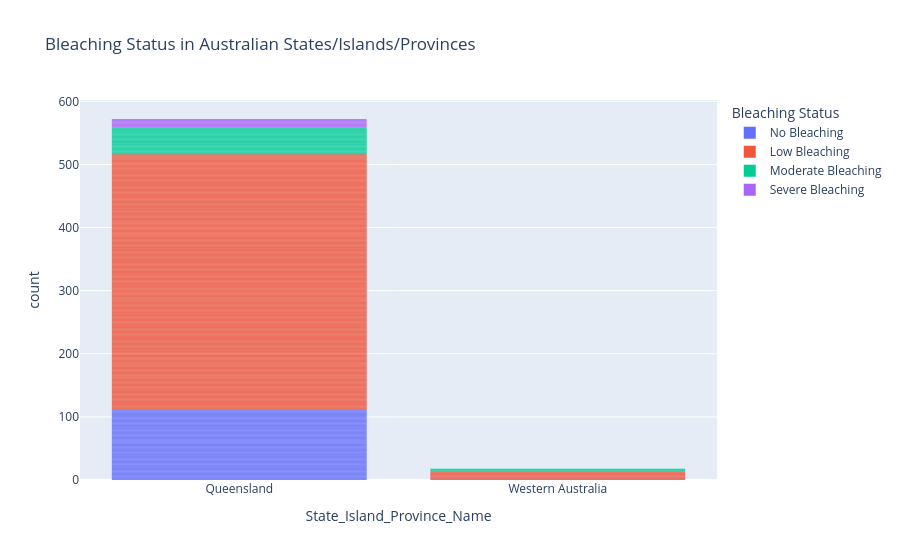

This figure's notebook cell:
### Code cell
# OBJECTIVE 1
# compare bleaching_status in the State_Island_Province_Name of Australia using bar graph

df_baustralia=df[df["Country_Name"]=="Australia"]
df_baustralia=df_baustralia[["Country_Name", "State_Island_Province_Name", "Bleaching_Status"]]

fig=px.bar(
    df_baustralia,
    x="State_Island_Province_Name",
    color="Bleaching_Status",
    title="Bleaching Status in Australian States/Islands/Provinces",
    labels={"Bleaching_Status": "Bleaching Status"},
)
fig.update_traces(dict(marker_line_width=0))
fig.show()

### Figure 1 — Plotly figure (JSON) as saved in the notebook; plotly's stock layout.template omitted (floating-point values rounded to 4 significant figures; data arrays with more than 128 entries replaced by an {"elided": "..."} marker saying what was removed)
{"data": [{"alignmentgroup": "True", "hovertemplate": "Bleaching Status=No Bleaching<br>State_Island_Province_Name=%{x}<br>count=%{y}<extra></extra>", "legendgroup": "No Bleaching", "marker": {"color": "#636efa", "line": {"width": 0}, "pattern": {"shape": ""}}, "name": "No Bleaching", "offsetgroup": "No Bleaching", "orientation": "v", "showlegend": true, "textposition": "auto", "type": "bar", "x": ["Queensland", "Queensland", "Queensland", "Queensland", "Queensland", "Queensland", "Queensland", "Queensland", "Queensland", "Queensland", "Queensland", "Queensland", "Queensland", "Queensland", "Queensland", "Queensland", "Queensland", "Queensland", "Queensland", "Queensland", "Queensland", "Queensland", "Queensland", "Queensland", "Queensland", "Queensland", "Queensland", "Queensland", "Queensland", "Queensland", "Queensland", "Queensland", "Queensland", "Queensland", "Queensland", "Queensland", "Queensland", "Queensland", "Queensland", "Queensland", "Queensland", "Queensland", "Queensland", "Queensland", "Queensland", "Queensland", "Queensland", "Queensland", "Queensland", "Queensland", "Queensland", "Queensland", "Queensland", "Queensland", "Queensland", "Queensland", "Queensland", "Queensland", "Queensland", "Queensland", "Queensland", "Queensland", "Queensland", "Queensland", "Queensland", "Queensland", "Queensland", "Queensland", "Queensland", "Queensland", "Queensland", "Queensland", "Queensland", "Queensland", "Queensland", "Queensland", "Queensland", "Queensland", "Queensland", "Queensland", "Queensland", "Queensland", "Queensland", "Queensland", "Queensland", "Queensland", "Queensland", "Western Australia", "Western Australia", "Queensland", "Queensland", "Queensland", "Queensland", "Queensland", "Queensland", "Queensland", "Queensland", "Queensland", "Queensland", "Queensland", "Queensland", "Queensland", "Queensland", "Queensland", "Queensland", "Queensland", "Queensland", "Queensland", "Queensland", "Queensland", "Queensland", "Queensland", "Queensland"], "xaxis": "x", "y": [1, 1, 1, 1, 1, 1, 1, 1, 1, 1, 1, 1, 1, 1, 1, 1, 1, 1, 1, 1, 1, 1, 1, 1, 1, 1, 1, 1, 1, 1, 1, 1, 1, 1, 1, 1, 1, 1, 1, 1, 1, 1, 1, 1, 1, 1, 1, 1, 1, 1, 1, 1, 1, 1, 1, 1, 1, 1, 1, 1, 1, 1, 1, 1, 1, 1, 1, 1, 1, 1, 1, 1, 1, 1, 1, 1, 1, 1, 1, 1, 1, 1, 1, 1, 1, 1, 1, 1, 1, 1, 1, 1, 1, 1, 1, 1, 1, 1, 1, 1, 1, 1, 1, 1, 1, 1, 1, 1, 1, 1, 1, 1, 1], "yaxis": "y"}, {"alignmentgroup": "True", "hovertemplate": "Bleaching Status=Low Bleaching<br>State_Island_Province_Name=%{x}<br>count=%{y}<extra></extra>", "legendgroup": "Low Bleaching", "marker": {"color": "#EF553B", "line": {"width": 0}, "pattern": {"shape": ""}}, "name": "Low Bleaching", "offsetgroup": "Low Bleaching", "orientation": "v", "showlegend": true, "textposition": "auto", "type": "bar", "x": {"elided": "417 str values"}, "xaxis": "x", "y": {"elided": "417 int values"}, "yaxis": "y"}, {"alignmentgroup": "True", "hovertemplate": "Bleaching Status=Moderate Bleaching<br>State_Island_Province_Name=%{x}<br>count=%{y}<extra></extra>", "legendgroup": "Moderate Bleaching", "marker": {"color": "#00cc96", "line": {"width": 0}, "pattern": {"shape": ""}}, "name": "Moderate Bleaching", "offsetgroup": "Moderate Bleaching", "orientation": "v", "showlegend": true, "textposition": "auto", "type": "bar", "x": ["Queensland", "Queensland", "Queensland", "Queensland", "Queensland", "Queensland", "Queensland", "Queensland", "Queensland", "Queensland", "Queensland", "Queensland", "Queensland", "Queensland", "Queensland", "Queensland", "Queensland", "Queensland", "Queensland", "Queensland", "Queensland", "Queensland", "Queensland", "Queensland", "Queensland", "Queensland", "Queensland", "Queensland", "Western Australia", "Western Australia", "Western Australia", "Western Australia", "Queensland", "Queensland", "Queensland", "Queensland", "Queensland", "Queensland", "Queensland", "Queensland", "Queensland", "Queensland", "Queensland", "Queensland", "Queensland", "Queensland"], "xaxis": "x", "y": [1, 1, 1, 1, 1, 1, 1, 1, 1, 1, 1, 1, 1, 1, 1, 1, 1, 1, 1, 1, 1, 1, 1, 1, 1, 1, 1, 1, 1, 1, 1, 1, 1, 1, 1, 1, 1, 1, 1, 1, 1, 1, 1, 1, 1, 1], "yaxis": "y"}, {"alignmentgroup": "True", "hovertemplate": "Bleaching Status=Severe Bleaching<br>State_Island_Province_Name=%{x}<br>count=%{y}<extra></extra>", "legendgroup": "Severe Bleaching", "marker": {"color": "#ab63fa", "line": {"width": 0}, "pattern": {"shape": ""}}, "name": "Severe Bleaching", "offsetgroup": "Severe Bleaching", "orientation": "v", "showlegend": true, "textposition": "auto", "type": "bar", "x": ["Queensland", "Queensland", "Queensland", "Queensland", "Queensland", "Queensland", "Queensland", "Queensland", "Queensland", "Queensland", "Queensland", "Queensland", "Queensland", "Queensland"], "xaxis": "x", "y": [1, 1, 1, 1, 1, 1, 1, 1, 1, 1, 1, 1, 1, 1], "yaxis": "y"}], "layout": {"barmode": "relative", "legend": {"title": {"text": "Bleaching Status"}, "tracegroupgap": 0}, "title": {"text": "Bleaching Status in Australian States/Islands/Provinces"}, "xaxis": {"anchor": "y", "domain": [0, 1], "title": {"text": "State_Island_Province_Name"}}, "yaxis": {"anchor": "x", "domain": [0, 1], "title": {"text": "count"}}}}
